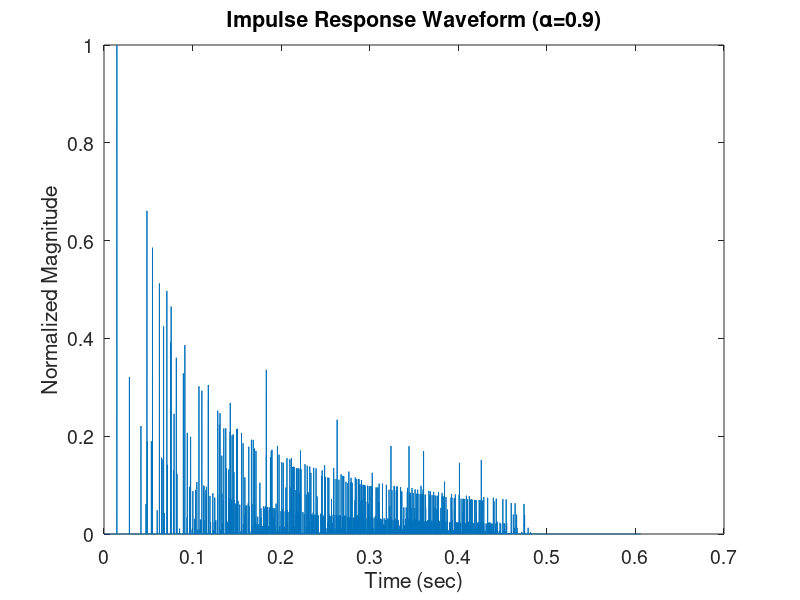

This chart was generated by the following MATLAB code:
%~~~~~~~~~~~~~~~~~~~~~~~~~~~~~~~~~~~~~~~~~~~~~~~~~~~~~~~~~~~~~~~~~~~~~~~~~%
% PBMMI Assignment 2 - Image Source Method (Equal Dimensions)
% 
% Author: Chad McKell
% Date: 06.03.17
%
% Description: This script computes a simulated impulse response from a
% three-dimensional room with flat walls positioned perpendicular to each
% other.  The dimensions of the room (i.e. Lx, Ly, and Lz) are equal.
%~~~~~~~~~~~~~~~~~~~~~~~~~~~~~~~~~~~~~~~~~~~~~~~~~~~~~~~~~~~~~~~~~~~~~~~~~%
tic; close; clc; clear;

%~~~~~~~~~~~~~~~~~~~~~~~~~~~~~~~~~~~~~~~~~~~~~~~~~~~~~~~~~~~~~~~~~~~~~~~~~%
% Define global variables
%~~~~~~~~~~~~~~~~~~~~~~~~~~~~~~~~~~~~~~~~~~~~~~~~~~~~~~~~~~~~~~~~~~~~~~~~~%

Fs = 44100; % sample rate [samples/sec]
L = 10; % length of room along each dimension [meter]
alpha = 0.9; % absorption coefficient 
beta = sqrt(1-alpha); % reflection coefficient 
T60 = 0.161*L/(6*alpha); % reverberation time [sec]
v = 343; % speed of sound [meter/sec]
N = ceil(v*T60/L); % maximum integer image source number 

%~~~~~~~~~~~~~~~~~~~~~~~~~~~~~~~~~~~~~~~~~~~~~~~~~~~~~~~~~~~~~~~~~~~~~~~~~%
% Define source location S = (p, q, r)
%~~~~~~~~~~~~~~~~~~~~~~~~~~~~~~~~~~~~~~~~~~~~~~~~~~~~~~~~~~~~~~~~~~~~~~~~~%

p = 2; % x displacement [meter]
q = 7; % y displacement [meter]
r = 1; % z displacement [meter]

%~~~~~~~~~~~~~~~~~~~~~~~~~~~~~~~~~~~~~~~~~~~~~~~~~~~~~~~~~~~~~~~~~~~~~~~~~%
% Define receiver location R = (a, b, c)
%~~~~~~~~~~~~~~~~~~~~~~~~~~~~~~~~~~~~~~~~~~~~~~~~~~~~~~~~~~~~~~~~~~~~~~~~~%

a = 2; % x displacement [meter]
b = 4; % y displacement [meter]
c = 5; % z displacement [meter]

%~~~~~~~~~~~~~~~~~~~~~~~~~~~~~~~~~~~~~~~~~~~~~~~~~~~~~~~~~~~~~~~~~~~~~~~~~%
%  Initialize the impulse response vector 'y'
%~~~~~~~~~~~~~~~~~~~~~~~~~~~~~~~~~~~~~~~~~~~~~~~~~~~~~~~~~~~~~~~~~~~~~~~~~%

Q = (N+1)*L; % maximum dimensional length between R and virtual source
Lmax = sqrt(3*Q*Q); % maximum total distance between R and virtual source
tmax = ceil(Fs*Lmax/v); % maximum arrival time [samples] 
y = zeros(tmax,1); % initialized impulse response vector

%~~~~~~~~~~~~~~~~~~~~~~~~~~~~~~~~~~~~~~~~~~~~~~~~~~~~~~~~~~~~~~~~~~~~~~~~~%
% Error handling: Terminate code for the following errors
%~~~~~~~~~~~~~~~~~~~~~~~~~~~~~~~~~~~~~~~~~~~~~~~~~~~~~~~~~~~~~~~~~~~~~~~~~%

% Fs or alpha is not a real number
if ~isfloat(Fs) || ~isfloat(alpha) || ~isreal(Fs) || ~isreal(alpha)  
   error('Fs and alpha must each be a real number.')
end

% L is not a real number
if ~isfloat(L) || ~isreal(L)
   error('L must be a real number.')
end

% Fs has a non-zero decimal
if rem(Fs,1) ~= 0
   error('Fs must be zero-decimal.')
end

% Fs, L, or alpha is negative
if Fs < 0 || L < 0 || alpha < 0
   error('Fs, L, and alpha must each be positive.')
end

% alpha is out of bounds
if alpha > 1 
   error('alpha cannot be greater than 1.')
end

% p or a is out of bounds
if p > L || q > L || r > L || a > L || b > L || c > L
   error('p, q, r, a, b, and c must each be less than L.')
end

% p, q, r, a, b, or c is negative
if p < 0 || q < 0 || r < 0 || a < 0 || b < 0 || c < 0 
   error('p, q, r, a, b, and c must each be positive.')
end

%~~~~~~~~~~~~~~~~~~~~~~~~~~~~~~~~~~~~~~~~~~~~~~~~~~~~~~~~~~~~~~~~~~~~~~~~~%
%  Compute impulse response vector 'y'
%~~~~~~~~~~~~~~~~~~~~~~~~~~~~~~~~~~~~~~~~~~~~~~~~~~~~~~~~~~~~~~~~~~~~~~~~~%

for d = -N:N
    for e = -N:N
        for f = -N:N
            
            % Compute distance of virtual source from R along x-dimension 
            if rem(d,2) == 0
                A = abs(d)*L + p - a; 
            else
                A = (abs(d)+1)*L - p - a;
            end
            
            % Compute distance of virtual source from R along y-dimension    
            if rem(e,2) == 0
                B = abs(e)*L + q - b;
            else
                B = (abs(e)+1)*L - q - b;
            end
            
            % Compute distance of virtual source from R along z-dimension     
            if rem(f,2) == 0
                C = abs(f)*L + r - c;
            else
                C = (abs(f)+1)*L - r - c;
            end
            
            % Find the total distance between receiver and virtual source
            l = sqrt(A*A + B*B + C*C);
            
            % Find the number of collisions between walls and sound wave
            w = abs(d+e+f);
            
            % Calculate the magnitude of the impulse
            g = beta^w/l;
            
            % Compute the time of arrival 
            t = l/v;
            
            % Find the time step 
            n = floor(t*Fs);
            
            % Calculate the total impulse reponse at time step 'n'
            y(n) = g + y(n);
        end
    end
end

%~~~~~~~~~~~~~~~~~~~~~~~~~~~~~~~~~~~~~~~~~~~~~~~~~~~~~~~~~~~~~~~~~~~~~~~~~%
% Normalize output signal
%~~~~~~~~~~~~~~~~~~~~~~~~~~~~~~~~~~~~~~~~~~~~~~~~~~~~~~~~~~~~~~~~~~~~~~~~~%
y = y/max(abs(y));

%~~~~~~~~~~~~~~~~~~~~~~~~~~~~~~~~~~~~~~~~~~~~~~~~~~~~~~~~~~~~~~~~~~~~~~~~~%
% Listen to output signal 
%~~~~~~~~~~~~~~~~~~~~~~~~~~~~~~~~~~~~~~~~~~~~~~~~~~~~~~~~~~~~~~~~~~~~~~~~~%
soundsc(y,Fs);

%~~~~~~~~~~~~~~~~~~~~~~~~~~~~~~~~~~~~~~~~~~~~~~~~~~~~~~~~~~~~~~~~~~~~~~~~~%
% Save simulation as .wav file
%~~~~~~~~~~~~~~~~~~~~~~~~~~~~~~~~~~~~~~~~~~~~~~~~~~~~~~~~~~~~~~~~~~~~~~~~~%

% Define filename. Include parameter values in filename.
filename = ['IR_' num2str(L) 'x' num2str(L) 'x' num2str(L)...
    '_s1669455_McKell.wav'];

% Write .wav file to MATLAB pwd at 16 bits
audiowrite(filename, y, Fs, 'BitsPerSample', 16);

%~~~~~~~~~~~~~~~~~~~~~~~~~~~~~~~~~~~~~~~~~~~~~~~~~~~~~~~~~~~~~~~~~~~~~~~~~%
% Define plotting parameters 
%~~~~~~~~~~~~~~~~~~~~~~~~~~~~~~~~~~~~~~~~~~~~~~~~~~~~~~~~~~~~~~~~~~~~~~~~~%

n = 0:tmax-1; % length bins [samples]
tbin = (n/Fs)'; % time bins [sec]
font = 14; % font size for plots

%~~~~~~~~~~~~~~~~~~~~~~~~~~~~~~~~~~~~~~~~~~~~~~~~~~~~~~~~~~~~~~~~~~~~~~~~~%
% Generate plot of impulse response waveform 
%~~~~~~~~~~~~~~~~~~~~~~~~~~~~~~~~~~~~~~~~~~~~~~~~~~~~~~~~~~~~~~~~~~~~~~~~~%

% Input signal  
figure(1)
plot(tbin, y); 
title(['Impulse Response Waveform (\alpha='  num2str(alpha) ')']);
xlabel('Time (sec)'); 
ylabel('Normalized Magnitude');
set(gca,'fontsize',font)

%~~~~~~~~~~~~~~~~~~~~~~~~~~~~~~~~~~~~~~~~~~~~~~~~~~~~~~~~~~~~~~~~~~~~~~~~~%
% Check code efficiency
%~~~~~~~~~~~~~~~~~~~~~~~~~~~~~~~~~~~~~~~~~~~~~~~~~~~~~~~~~~~~~~~~~~~~~~~~~%
toc % print elapsed time

%~~~~~~~~~~~~~~~~~~~~~~~~~~~~~~~~~~~~~~~~~~~~~~~~~~~~~~~~~~~~~~~~~~~~~~~~~%
% References
%~~~~~~~~~~~~~~~~~~~~~~~~~~~~~~~~~~~~~~~~~~~~~~~~~~~~~~~~~~~~~~~~~~~~~~~~~%

% 1. Allen, J. B., Berkley, D.A. "Image method for efficiently simulating
%    small?room acoustics." The Journal of the Acoustical Society of
%    America, 65.4 (1979): 943-950.
% 2. http://www.umiacs.umd.edu/~ramani/cmsc828d_audio/828d_l20.pdf

